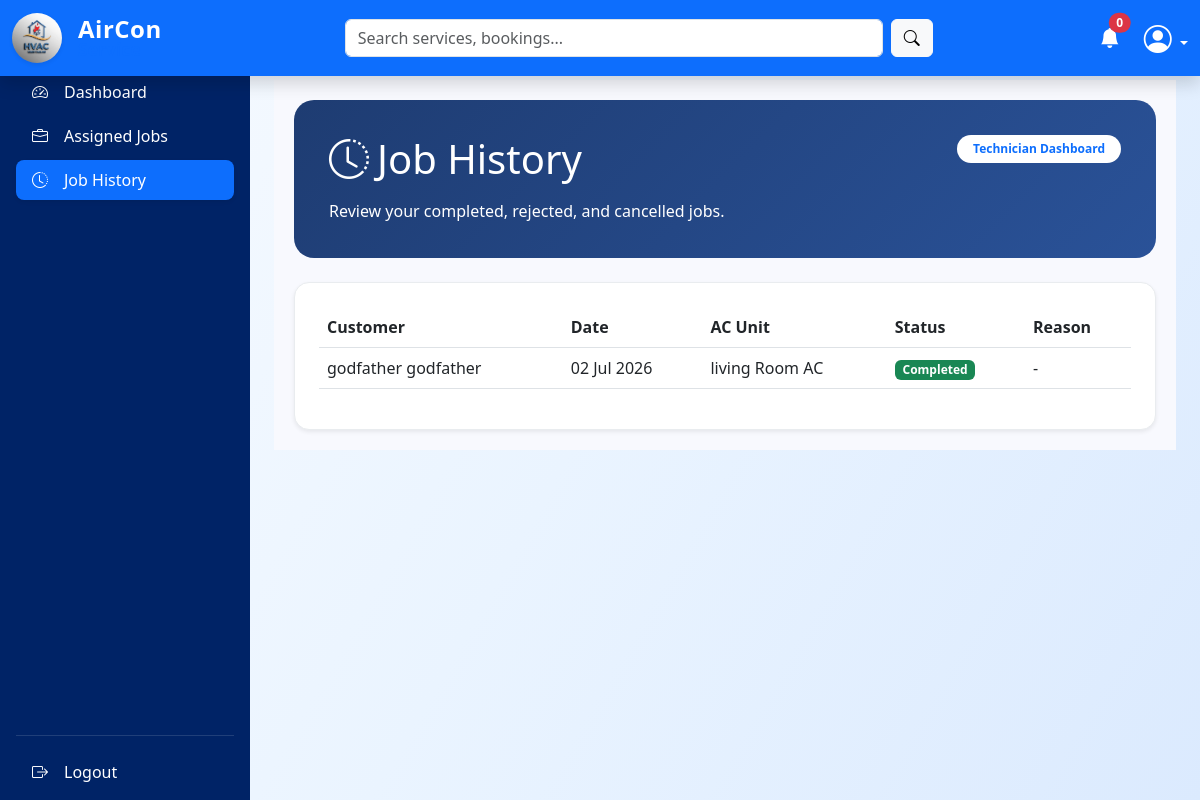
The app's page /technician/dashboard.php?page=job_history (signed in) with its own data.
### tables this page shows
CREATE TABLE `bookings` (
  `id` int(10) UNSIGNED NOT NULL,
  `customer_id` int(10) UNSIGNED NOT NULL,
  `technician_id` int(10) UNSIGNED DEFAULT NULL,
  `air_conditioner_id` int(10) UNSIGNED NOT NULL,
  `preferred_date` date DEFAULT NULL,
  `preferred_time` time DEFAULT NULL,
  `problem_description` text DEFAULT NULL,
  `image` varchar(255) DEFAULT NULL,
  `emergency` tinyint(1) DEFAULT 0,
  `status` enum('pending_payment','paid','pending_technician','approved','rejected','in_progress','completed','cancelled') DEFAULT 'pending_payment',
  `rejection_reason` text DEFAULT NULL,
  `created_at` timestamp NOT NULL DEFAULT current_timestamp(),
  `updated_at` timestamp NOT NULL DEFAULT current_timestamp() ON UPDATE current_timestamp()
);

CREATE TABLE `users` (
  `id` int(10) UNSIGNED NOT NULL,
  `full_name` varchar(100) NOT NULL,
  `email` varchar(100) NOT NULL,
  `phone` varchar(20) NOT NULL,
  `password` varchar(255) NOT NULL,
  `role` enum('admin','customer','technician') NOT NULL,
  `status` enum('active','inactive','pending','blocked') DEFAULT 'pending',
  `created_at` timestamp NOT NULL DEFAULT current_timestamp(),
  `updated_at` timestamp NOT NULL DEFAULT current_timestamp() ON UPDATE current_timestamp()
);

CREATE TABLE `air_conditioners` (
  `id` int(10) UNSIGNED NOT NULL,
  `customer_id` int(10) UNSIGNED NOT NULL,
  `nickname` varchar(100) DEFAULT NULL,
  `brand` varchar(100) DEFAULT NULL,
  `model` varchar(100) DEFAULT NULL,
  `serial_number` varchar(100) DEFAULT NULL,
  `ac_type` varchar(50) DEFAULT NULL,
  `cooling_capacity` varchar(50) DEFAULT NULL,
  `installation_date` date DEFAULT NULL,
  `installation_address` varchar(255) DEFAULT NULL,
  `notes` text DEFAULT NULL,
  `created_at` timestamp NOT NULL DEFAULT current_timestamp()
);

### technician/dashboard.php (called while the page is built, shortened)
<?php
include "../shared/layout.php";

### includes/session_user.php (called while the page is built, shortened)
<?php
function getCurrentUserId(): int
{
    return (int) ($_SESSION['user_id'] ?? 0);
}

### includes/repositories/TechnicianRepository.php (called while the page is built, shortened)
<?php
class TechnicianRepository
{
    private mysqli $conn;
    public function __construct(mysqli $conn)
    {
        $this->conn = $conn;
    }
    public function getByUserId(int $userId): ?array
    {
        $stmt = $this->conn->prepare("SELECT * FROM technicians WHERE user_id = ? LIMIT 1");
        $stmt->bind_param("i", $userId);
        $stmt->execute();
        $row = $stmt->get_result()->fetch_assoc();
        return $row ?: null;
    }
}

### includes/repositories/BookingRepository.php (called while the page is built, shortened)
<?php
class BookingRepository
{
    private mysqli $conn;
    public function __construct(mysqli $conn)
    {
        $this->conn = $conn;
    }
    public function getByTechnicianAndStatuses(int $technicianId, array $statuses): array
    {
        $placeholders = implode(',', array_fill(0, count($statuses), '?'));
        $types = str_repeat('s', count($statuses));
        $sql = "SELECT b.*, u.full_name AS customer_name, ac.nickname AS ac_name
                FROM bookings b
                INNER JOIN customers c ON c.id = b.customer_id
                INNER JOIN users u ON u.id = c.user_id
                LEFT JOIN air_conditioners ac ON ac.id = b.air_conditioner_id
                WHERE b.technician_id = ? AND b.status IN ($placeholders)
                ORDER BY b.created_at DESC";
        $stmt = $this->conn->prepare($sql);
        $stmt->bind_param("i{$types}", $technicianId, ...$statuses);
        $stmt->execute();
        return $stmt->get_result()->fetch_all(MYSQLI_ASSOC);
    }
}

### includes/helpers.php (called while the page is built, shortened)
<?php
function e(?string $value): string
{
    return htmlspecialchars((string) $value, ENT_QUOTES, 'UTF-8');
}
function formatDate(?string $date): string
{
    return date('d M Y', strtotime($date));
}
function statusBadge(string $status): string
{
    $map = [
        'pending'   => 'bg-warning text-dark',
        'pending_payment' => 'bg-warning text-dark',
        'paid'      => 'bg-info text-dark',
        'in_progress' => 'bg-info text-dark',
        'approved'  => 'bg-primary',
        'rejected'  => 'bg-danger',
        'completed' => 'bg-success',
        'cancelled' => 'bg-secondary',
        'new' => 'bg-warning text-dark',
        'resolved' => 'bg-success',
        'closed' => 'bg-secondary',
        'active'    => 'bg-success',
        'inactive'  => 'bg-secondary',
        'blocked'   => 'bg-danger',
        'uploaded'  => 'bg-info',
        'reviewed'  => 'bg-success',
    ];
    return $map[$status] ?? 'bg-secondary';
}

### technician/content/job_history.php (the view)
<?php
$techRepo = new TechnicianRepository($conn);
$bookingRepo = new BookingRepository($conn);
$tech = $techRepo->getByUserId(getCurrentUserId());
$history = $tech ? $bookingRepo->getByTechnicianAndStatuses((int) $tech['id'], ['completed', 'rejected', 'cancelled']) : [];
?>
<div class="dashboard-container">
    <div class="welcome-card mb-4">
        <div class="d-flex justify-content-between align-items-start flex-wrap">
            <div>
                <h1 class="mb-3"><i class="bi bi-clock-history me-2"></i>Job History</h1>
                <p class="mb-0">Review your completed, rejected, and cancelled jobs.</p>
            </div>
            <div class="text-md-end">
                <span class="badge bg-white text-primary py-2 px-3 rounded-pill">Technician Dashboard</span>
            </div>
        </div>
    </div>
    <div class="card p-4 shadow-sm border-0 rounded-4">
    <div class="table-responsive">
        <table class="table align-middle">
            <thead>
                <tr>
                    <th>Customer</th>
                    <th>Date</th>
                    <th>AC Unit</th>
                    <th>Status</th>
                    <th>Reason</th>
                </tr>
            </thead>
            <tbody>
                <?php if (empty($history)): ?>
                    <tr><td colspan="5" class="text-center text-muted py-4">No history records.</td></tr>
                <?php else: ?>
                    <?php foreach ($history as $row): ?>
                        <tr>
                            <td><?= e($row['customer_name']) ?></td>
                            <td><?= e(formatDate($row['preferred_date'])) ?></td>
                            <td><?= e($row['ac_name'] ?: '-') ?></td>
                            <td><span class="badge <?= statusBadge($row['status']) ?>"><?= e(ucwords(str_replace('_', ' ', $row['status']))) ?></span></td>
                            <td><?= e($row['rejection_reason'] ?: '-') ?></td>
                        </tr>
                    <?php endforeach; ?>
                <?php endif; ?>
            </tbody>
        </table>
    </div>
</div>
</div>

### assets/CSS/style.css (style rules this page uses)
:root { --primary-color: #0d6efd; --dark-blue: #002366; --accent-yellow: #ffc107; --text-muted: #6c757d; }
body { font-family: 'Segoe UI', Tahoma, Geneva, Verdana, sans-serif; color: #333; }
.card { transition: transform 0.3s ease, box-shadow 0.3s ease; border: 1px solid #e9ecef !important; }
.card { border-radius: 15px !important; transition: transform 0.3s ease; }
body { margin:0; font-family:'Segoe UI',sans-serif; background: linear-gradient( 120deg, #f8fbff, #eaf4ff, #dbeafe ); }

### assets/CSS/dashboard.css (style rules this page uses)
:root { --sidebar-width: 250px; --topnav-height: 56px; --sidebar-bg: #002366; }
body { padding-top: var(--topnav-height); background-color: #f4f6f9; }
.dashboard-container { background: #f8f9fe; padding: 20px; }
.welcome-card { background: linear-gradient(135deg, #1e3c72 0%, #2a5298 100%); color: #fff; border-radius: 20px; padding: 35px; margin-bottom: 30px; }
.welcome-card h1, .welcome-card p { color: #fff; }

### records on screen
bookings: users.full_name "godfather godfather", preferred_date "02 Jul 2026", air_conditioner.nickname "living Room AC", status "Completed", rejection_reason "-"

### other values on screen
$notification_count "0"
